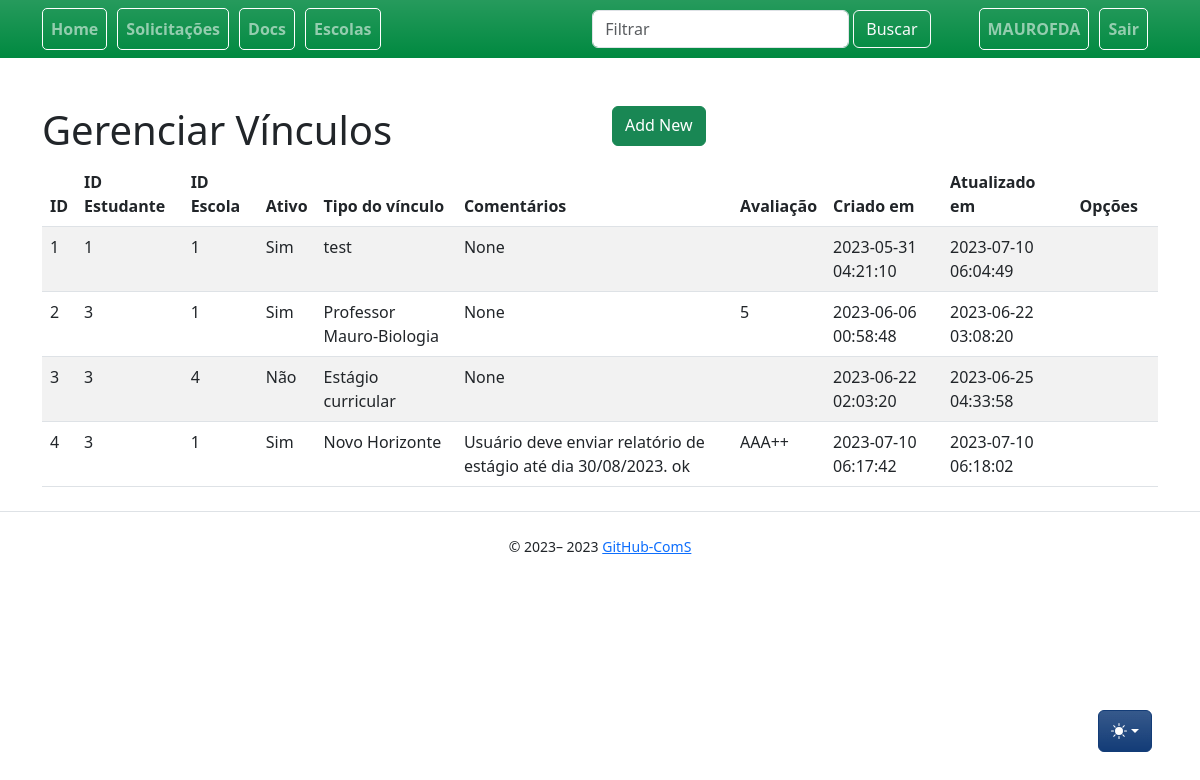
Screenshot of /linkages/ (signed in) with the database file from the repository.
### app/models/user.py (models this page shows, shortened)
class User(UserMixin, db.Model):
    __tablename__ = "user"
    id = db.Column(db.Integer, primary_key=True)
    name = db.Column(db.String, nullable=True)
    username = db.Column(db.String(80), unique=True, nullable=False)
    email = db.Column(db.String(120), unique=True, nullable=False)
    pwd = db.Column(db.String(300), nullable=False)
    is_student = db.Column(db.BOOLEAN)

### app/models/linkage.py (models this page shows, shortened)
class Linkage(db.Model):
    __tablename__ = "linkage"
    id = db.Column(db.Integer, primary_key=True)
    title = db.Column(db.String)
    rating = db.Column(db.String(6))
    comments = db.Column(db.String)
    active = db.Column(db.Integer)
    student_id = db.Column(db.Integer, db.ForeignKey("user.id"), nullable=False)
    student = db.relationship("User", backref="linkage", foreign_keys=[student_id], lazy=True)
    school_id = db.Column(db.Integer, db.ForeignKey("school.id"), nullable=False)
    school = db.relationship("School", backref="linkage", foreign_keys=[school_id])
    start_date = db.Column(db.DateTime)
    end_date = db.Column(db.DateTime)
    created_at = db.Column(db.DateTime, nullable=False, default=func.now())
    updated_at = db.Column(
        db.DateTime, nullable=False, default=func.now(), onupdate=func.now()
    )

### app/controllers/linkages_controllers.py (the view)
@bp.route("/", methods=["GET"])
def index():
    linkages = Linkage.query.all()
    return render_template(_j.index, entities=linkages, **properties)

### app/auth/loaders.py (called while the page is built)
@login_manager.user_loader
def load_user(user_id):
    return User.query.get(int(user_id))

### app/templates/linkages/index.jinja2 (shortened to what this page needs)
{% extends "base.jinja2" %}
{% from 'bootstrap5/utils.html' import render_icon %}
{% from 'macros/component_confirm_modal.jinja2' import confirmModalMacro, confirmModalScript %}
{% block head %}
{{ super() }}
{% endblock %}
{% block content %}
<div class="table-wrapper">
    <div class="table-title">
        <div class="row">
            <div class="col-sm-6">
                <h1>Gerenciar {{collection_name}}</h1>
            </div>
            <div class="col-sm-6">
                {% if current_user.is_authenticated %}
                <a href="{{ url_for('linkages.new') }}" class="btn btn-success">
                    {{render_icon('file-plus') }} <span>Add New</span></a>
                {% endif %}
            </div>
        </div>
    </div>
    <table class="table table-striped table-hover">
        <thead>
            <tr>
                <th>ID</th>
                    <th>ID Estudante</th>
                    <th>ID Escola</th>
                    <th>Ativo</th>
                    <th>Tipo do vínculo</th>
                    <th>Comentários</th>
                    <th>Avaliação</th>
                    <th>Criado em</th>
                    <th>Atualizado em</th>
                    <th>Opções</th>
            </tr>
        </thead>
        <tbody>
            {% for entity in entities %}
            <tr>
                {% for field in list_fields %}
                {% if field == 'active' %}
                        {% if entity[field] == 1 %}
                            <td>Sim</td>
                        {% else %}
                            <td>Não</td>
                        {% endif %}
                {% else %}
                <td>{{ entity[field] }}</td>
                {% endif%}
                {% endfor %}
                <td>
                    <a class="btn" href="{{ url_for('linkages.show', id=entity.id) }}" title="View"> {{
                        render_icon('search') }} </a>
                    {% if current_user.is_authenticated %}
                    <a class="btn" href="{{ url_for('linkages.edit', id=entity.id) }}" title="Edit"> {{
                        render_icon('pencil-square') }}</a>
                    <a href="#" class="btn clickForActionToConfirm" entity-id="{{entity.id}}" data-bs-toggle="modal"
                        data-bs-target="#modalConfirm" data-entity-reference="{{entity.title}}"
                        data-action="{{url_for('linkages.destroy', id=entity.id)}}" data-action-text="delete" title="delete">
                    </a>
                    {% endif %}
                </td>
            </tr>
            {% endfor %}
        </tbody>
    </table>
</div>
{% endblock %}

### app/templates/base.jinja2 (shortened to what this page needs)
{% from 'bootstrap5/utils.html' import render_messages %}
{% from 'bootstrap5/form.html' import render_form %}
{% from 'bootstrap5/nav.html' import render_nav_item, render_breadcrumb_item %}
<!doctype html>
<html lang="pt-BR" data-bs-theme="auto">
  <head>
    {% block head %}
    {% block styles %}
    {{ bootstrap.load_css() }}
    <link href="/static/css/bootstrap.min.css" rel="stylesheet" type="text/css">
    {% endblock %}
    {% endblock %}
  </head>
  <body >
    <nav style="background:#008940;" class="navbar navbar-dark navbar-expand-lg mb-5 fs-6 fw-semibold mobile-toggler bg-gradient" >
      <div class="container" >
        <div class="collapse navbar-collapse text-white nav-pills" id="navbarSupportedContent">
          <ul class="navbar-nav mr-auto">
            <div class="nav_bar_box" >
              {{ render_nav_item('main.index', 'Home') }}
            </div>
            {% if current_user.is_authenticated %}
            <div class="nav_bar_box">
              {{ render_nav_item('solicitations.index', 'Solicitações') }}
            </div>
            <div class="nav_bar_box">
              {{ render_nav_item ('auth.upload', 'Docs') }}
            </div>
            <div class="nav_bar_box">
              {{ render_nav_item('schools.index', 'Escolas') }}
            </div>
          </ul>
        </div>
        <div>
          <ul class="navbar-nav collapse navbar-collapse mr-auto " id="navbarSupportedContent">
            <form class="d-flex" role="search">
              <input class="form-control form-control me-1 bg-221259 container-fluid" type="search"
                placeholder="Filtrar" aria-label="Search" id="filter">
              <button class="btn btn-outline-light me-5" type="submit">Buscar</button>
            </form>
          </ul>
        </div>
        <div>
          <ul class="navbar-nav collapse navbar-collapse me-0" id="navbarSupportedContent">
            <div class="nav_bar_box ms-0">
              {{ render_nav_item('auth.profile', (current_user.username|upper)) }}
            </div>
            <div class="nav_bar_box ml-2">
              {{ render_nav_item('auth.logout', 'Sair') }}
            </div>
            {% elif not current_user.is_authenticated %}
            <div class="nav_bar_box">
              {{ render_nav_item('auth.login', 'Entrar') }}
            </div>
            {% endif %}
          </ul>
        </div>
      </div>
    </nav>
    <div class="dropdown position-fixed bottom-0 end-0 mb-5 me-5 bd-mode-toggle">
      <button class="btn btn-bd-primary py-2 dropdown-toggle d-flex align-items-center bg-gradient" id="bd-theme"
        type="button" title="Toggle theme" aria-expanded="false" data-bs-toggle="dropdown"
        aria-label="Toggle theme(auto)">
        <svg class="bi my-1 theme-icon-active" width="1em" height="1em" title="color mode">
          <use href="#circle-half"></use>
        </svg>
      </button>
    </div>
    <main class="container">
      {% block content %}
      {% endblock %}
    </main>
    <footer class="text-center">
      {% block footer %}
      <div class="d-flex flex-column flex-sm-row justify-content-center py-4 my-4 border-top">
        <small> &copy; 2023–
          <script>document.write(new Date().getFullYear())</script> <a
            href="https://github.com/mauro-fernandes/ComS-rottenpotatoes">GitHub-ComS</a>
        </small>
      </div>
      {% endblock %}
    </footer>
  </body>
</html>

### app/templates/base.jinja2 (style rules this page uses)
.nav_bar_box { background-color: transparent; color: #ffffff; padding: 0px; border-radius: 5px; border: 1px solid #ffffff; width: auto; height: 2.6rem; margin-right: 10px; }
.bi { vertical-align: -.125em; fill: currentColor; }
.btn-bd-primary { --bd-violet-bg: hsl(215, 73%, 27%); --bd-violet-rgb: 112.520718, 44.062154, 249.437846; --bs-btn-font-weight: 600; --bs-btn-color: var(--bs-white); --bs-btn-bg: var(--bd-violet-bg); --bs-btn-border-color: var(--bd-violet-bg); --bs-btn-hover-color: var(--bs-white); --bs-btn-hover-bg: hsl(215, 85%, 37%); --bs-btn-hover-border-color: hsl(215, 75%, 52%); --bs-btn-focus-shadow-rgb: var(--bd-violet-rgb); --bs-btn-active-color: var(--bs-btn-hover-color); --bs-btn-active-bg: hsl(215, 70%, 46%); --bs-btn-active-border-color: hsl(234, 70%, 46%); }
.bd-mode-toggle { z-index: 1500; }

### rows the page displays
User: username "MAUROFDA"
Linkage: id "1" "1" "1" "test" "None" "2023-05-31 04:21:10" "2023-07-10 06:04:49", active "Sim"
Linkage: id "2" "3" "1" "Professor Mauro-Biologia" "None" "5" "2023-06-06 00:58:48" "2023-06-22 03:08:20", active "Sim"
Linkage: id "3" "3" "4" "Estágio curricular" "None" "2023-06-22 02:03:20" "2023-06-25 04:33:58", active "Não"
Linkage: id "4" "3" "1" "Novo Horizonte" "Usuário deve enviar relatório de estágio até dia 30/08/2023. ok" "AAA++" "2023-07-10 06:17:42" "2023-07-10 06:18:02", active "Sim"

### other values shown
{{ render_nav_item('main.index', 'Home') }} "Home"
{{ render_nav_item('solicitations.index', 'Solicitações') }} "Solicitações"
{{ render_nav_item ('auth.upload', 'Docs') }} "Docs"
{{ render_nav_item('schools.index', 'Escolas') }} "Escolas"
{{ render_nav_item('auth.logout', 'Sair') }} "Sair"
{{ collection_name }} "Vínculos"
